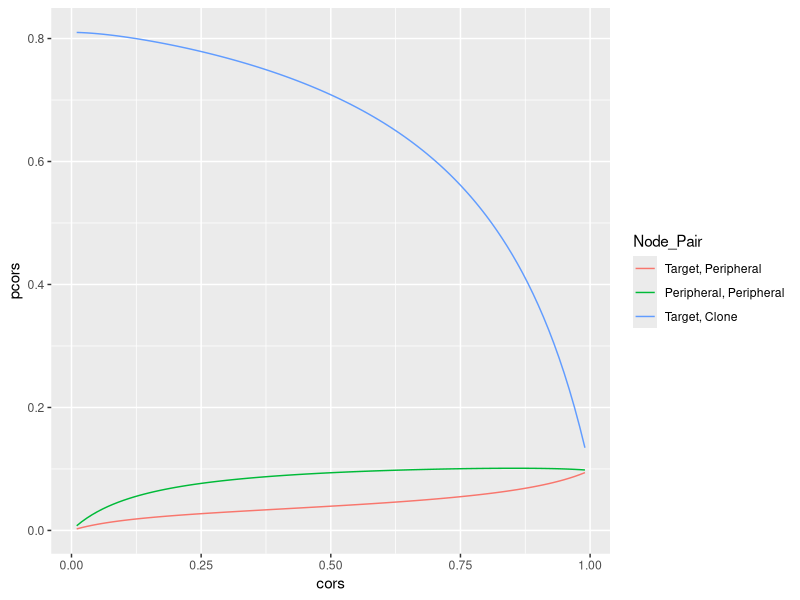

This figure's R source: (Note: this script raises an error after producing the figure.)


library(corpcor)
library(igraph)
# Create sequence of correlations
cors = seq(from = 0.01, to = 0.99, by = 0.01)
# Empty matrix for partial correlation vals
pcor.vals = matrix(data = NA, nrow = length(cors), ncol = 4)
# Index to fill each row 
index = 1 
for (i in cors){
  psi = matrix(data = i, nrow = 10, ncol =10)# latent variable correlations
  diag(psi) = 1
  lambda = matrix(data = 0, nrow = 11, ncol = 10) # loading matrix 
  diag(lambda) = .9
  lambda[11, 10] = .9
  sigma = lambda %*% psi %*% t(lambda) # item correlation matrix
  diag(sigma) = 1
  pcor.mat = cor2pcor(sigma) # partial correlations
  pcor.vals[index,] = c(pcor.mat[10, 2], pcor.mat[9, 3], pcor.mat[10, 11],
                        pcor.mat[10, 1])
  index = index + 1
}



# pcor.mat = as.data.frame(pcor.mat)
# colnames(pcor.mat)[11] = "Clone"
# pcor.mat = pcor.mat[1:10,1:10]
# the.g  = graph_from_adjacency_matrix(pcor.mat, weighted = TRUE,
#                                      mode = "undirected")
# E(the.g)$weight


# colnames(the.g)[11] = "Clone"
# qgraph::qgraph(pcor.mat, edge.labels = TRUE, diag = TRUE,
#                fade = FALSE)
# plot(the.g)
# 
# # Yes
# sum(abs(pcor.mat[2:10,1]))
# strength(the.g, loops = FALSE)
# # What the hell
# strength(the.g)[1]
# sum(abs(pcor.mat[2:10,1])) + 2
# 
# # strength
# fuck.igraph = matrix(as.matrix(the.g, "adjacency", attr = "weight"), 10, 10)
# sum(fuck.igraph[,10])
library(tidyverse)
cor.vals = rep(cors, each = 4) # Repeat cor vals for 3
colnames(pcor.vals) = c("target_random", "random_random", "target_clone", "target_random2")
pcor.tibble = as_tibble(pcor.vals)
pcor.long = pcor.tibble |> 
  pivot_longer(col = everything(),
               names_to = "Node_Pair",
               values_to = "pcors") |> 
  mutate(cors = cor.vals,
         Node_Pair = factor(x = Node_Pair,
                            levels = c("target_random",
                                       "random_random",
                                       "target_clone",
                                       "target_random2"),
                            labels = c("Target, Peripheral",
                            "Peripheral, Peripheral",
                            "Target, Clone",
                            "Target, Peripheral")))

jpeg(filename = "10,0.9.jpeg",
     width = 12,
     height = 6,
     res = 800,
     units = "in")
p = pcor.long |>
  ggplot(mapping = aes(x = cors,
                       y = pcors,
                       color = Node_Pair)) +
  geom_line()

the.g = p + labs(x = "Latent Correlations",
         y = "Partial Correlations",
         title = "Network With High Redundancy (p = 11)") +
  theme_minimal() +
  guides(color = guide_legend(title = "Node Pair")) +
  my_theme()
print(the.g)
dev.off()




# colnames(pcor.mat) = c(paste0("P", 1:9), "Target", "Clone")

# jpeg(filename = "10node.jpeg",
#      width = 12,
#      height = 6,
#      res = 800,
#      units = "in")
# qgraph(pcor.mat,
#        layout = "spring",
#        labels = colnames(pcor.mat),
#        edge.labels = TRUE,
#        theme = "colorblind",
#        vsize = 10
#        )
# dev.off()
